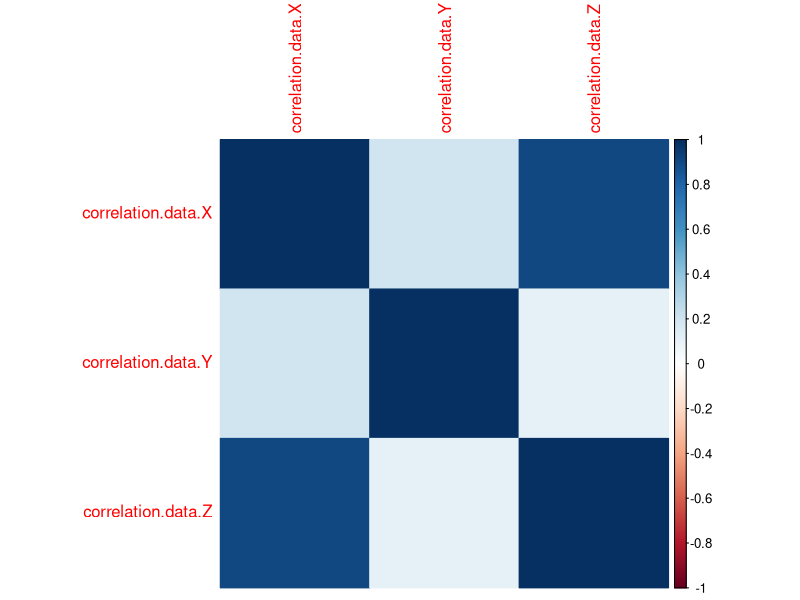

Write the R code that produced this figure.
# Statistical tool: Correlation

# Importing csv file
correlation.data <- read.csv("correlation.csv")
correlation.data <- correlation.data[ -c(6:11), ]

correlation.data$X <- as.numeric(correlation.data$X)
correlation.data$Y <- as.numeric(correlation.data$Y)
correlation.data$Z <- as.numeric(correlation.data$Z)

# Perform correlation 
correlation.data <- data.frame(correlation.data$X, correlation.data$Y, correlation.data$Z)

cor(correlation.data)

# Importing corrplot library to show graphs
# and visualize scatter plot with correlation 

# Uncomment if you don't have this package installed.
# install.packages('corrplot')
library("corrplot")

corrplot(cor(correlation.data), method = "color")
